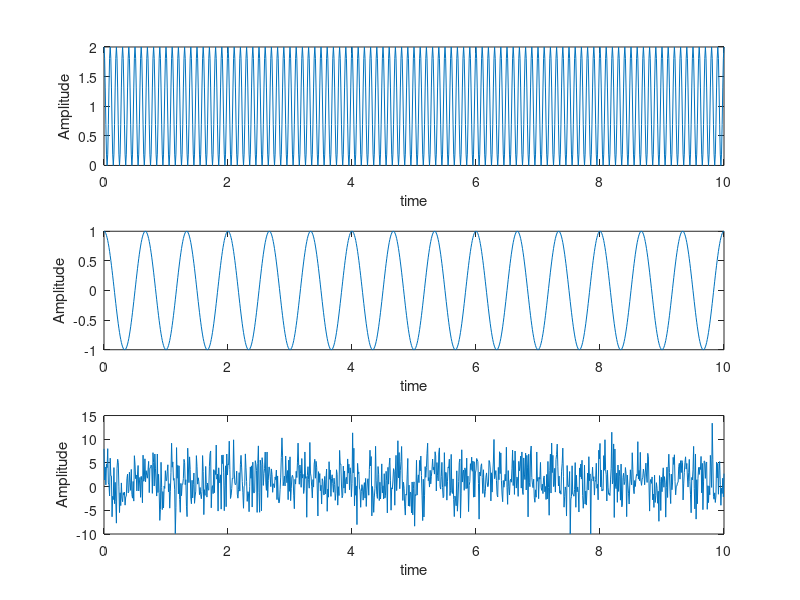

Source code (MATLAB): (Note: this script raises an error after producing the figure.)
clear all;

% signal
t = 0:1e-2:10;
x1 = 1 + cos(2*pi*10*t);
x2 = cos(3*pi*1*t);
x = x1+x2;
subplot(3,1,1);
plot(t,x1);
xlabel('time');
ylabel('Amplitude');
subplot(3,1,2);
plot(t,x2);
xlabel('time');
ylabel('Amplitude');
subplot(3,1,3);
plot(t,x);
xlabel('time');
ylabel('Amplitude');

% calculating signal power
sp = 10*log10(norm(x)^2/numel(x));

% snr = -8dB
% snr = sig_power - noise_power
% noise power or variance (as it is 0 mean) 
np = sp+8;
v = 10^(np/10);

% noise
n = sqrt(v)*randn(size(x));
plot (t,n);
xlabel('time');
ylabel('Amplitude');

% signal + noise
xn = x+n;
plot (t,xn);
xlabel('time');
ylabel('Amplitude');
s = snr(xn);
plot(t,xn,'r');

% Weiner optimal filtering    
b = weiner_hopf(xn, x, 1001);
plot(b);
xlabel('maxLag');
ylabel('coeficient');
title('filter coefficients')
y = filter(b,1,xn);
plot(t,y,'r',t,x,'b');
legend('filter output','oringinal signal')
xlabel('time');
ylabel('Amplitude');
title('filter output v/s original signal')

% Frequency spectrum
Y = fft(y);
X = fft(x);
plot(abs(Y),'b');
hold on;
plot(abs(X),'m');
xlabel('frequency')
title('Frequency Spectrum')
legend('filter output', 'original signal');

% Fuction 
function b = weiner_hopf(xn, x, L)
    rxx = xcorr(xn,L); % Autocorrelation
    rxx = rxx(L + 1:end)'; % Positive lags only
    rxy = xcorr(xn,x,L); % Crosscorrelation
    rxy = rxy(L + 1:end)'; % Positive lags only
    rxx_matrix = toeplitz(rxx); % Correlation matrix
    b = rxx_matrix\rxy;
end


    








